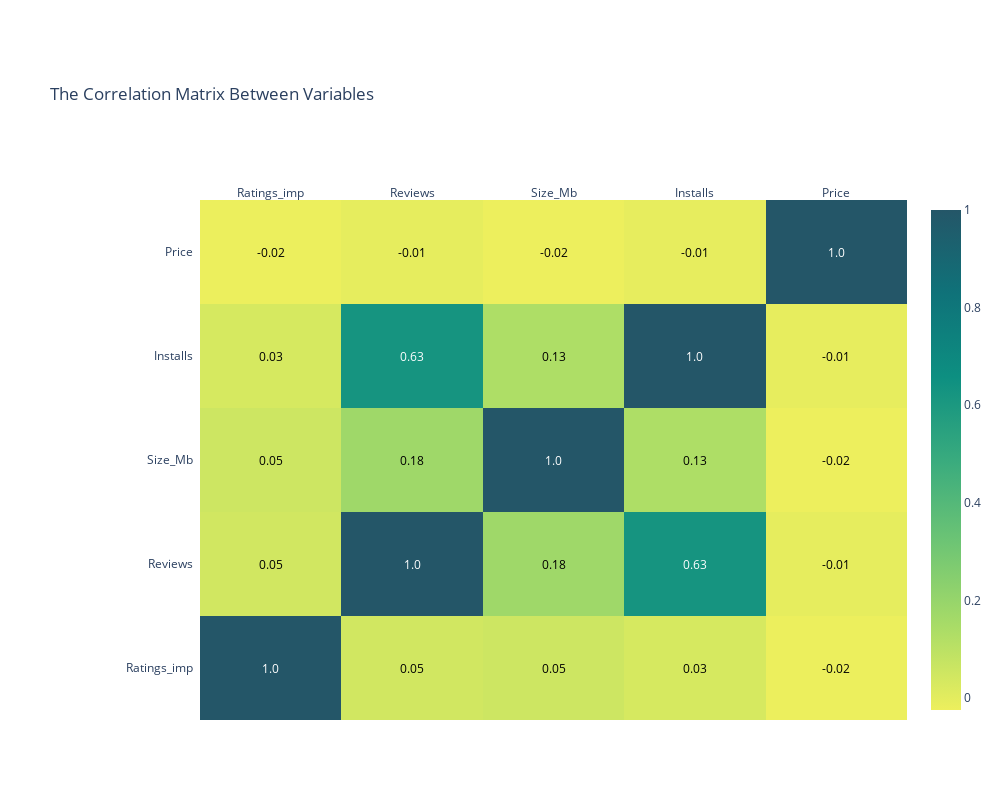

The notebook cell this image was saved under:
### Markdown cell above
## Correlation between the variables

### Code cell
import plotly.figure_factory as ff
from plotly.offline import iplot, init_notebook_mode
init_notebook_mode(connected=True)

variables = ["Ratings_imp", "Reviews", "Size_Mb", "Installs", "Price"]
corrs = store_df[variables].corr()

figure = ff.create_annotated_heatmap(
    z=corrs.values,
    x=list(corrs.columns),
    y=list(corrs.index),
    colorscale='Aggrnyl',
    annotation_text=corrs.round(2).values,
    showscale=True, reversescale=True )

figure.layout.margin = dict(l=200, t=200)
figure.layout.height = 800
figure.layout.width = 1000
figure.update_layout(title_text = "The Correlation Matrix Between Variables")
#figure.write_image("/home/han/Projects/Android_apps/Graphs/correlation_matrix.png")
iplot(figure)

### Figure 1 — Plotly figure (JSON) as saved in the notebook; plotly's stock layout.template omitted (floating-point values rounded to 4 significant figures)
{"data": [{"colorscale": [[0, "rgb(36, 86, 104)"], [0.1667, "rgb(15, 114, 121)"], [0.3333, "rgb(13, 143, 129)"], [0.5, "rgb(57, 171, 126)"], [0.6667, "rgb(110, 197, 116)"], [0.8333, "rgb(169, 220, 103)"], [1, "rgb(237, 239, 93)"]], "reversescale": true, "showscale": true, "type": "heatmap", "x": ["Ratings_imp", "Reviews", "Size_Mb", "Installs", "Price"], "y": ["Ratings_imp", "Reviews", "Size_Mb", "Installs", "Price"], "z": [[1, 0.04546, 0.05492, 0.03292, -0.02144], [0.04546, 1, 0.1768, 0.6252, -0.007597], [0.05492, 0.1768, 1, 0.1327, -0.02425], [0.03292, 0.6252, 0.1327, 1, -0.009404], [-0.02144, -0.007597, -0.02425, -0.009404, 1]]}], "layout": {"annotations": [{"font": {"color": "#FFFFFF"}, "showarrow": false, "text": "1.0", "x": "Ratings_imp", "xref": "x", "y": "Ratings_imp", "yref": "y"}, {"font": {"color": "#000000"}, "showarrow": false, "text": "0.05", "x": "Reviews", "xref": "x", "y": "Ratings_imp", "yref": "y"}, {"font": {"color": "#000000"}, "showarrow": false, "text": "0.05", "x": "Size_Mb", "xref": "x", "y": "Ratings_imp", "yref": "y"}, {"font": {"color": "#000000"}, "showarrow": false, "text": "0.03", "x": "Installs", "xref": "x", "y": "Ratings_imp", "yref": "y"}, {"font": {"color": "#000000"}, "showarrow": false, "text": "-0.02", "x": "Price", "xref": "x", "y": "Ratings_imp", "yref": "y"}, {"font": {"color": "#000000"}, "showarrow": false, "text": "0.05", "x": "Ratings_imp", "xref": "x", "y": "Reviews", "yref": "y"}, {"font": {"color": "#FFFFFF"}, "showarrow": false, "text": "1.0", "x": "Reviews", "xref": "x", "y": "Reviews", "yref": "y"}, {"font": {"color": "#000000"}, "showarrow": false, "text": "0.18", "x": "Size_Mb", "xref": "x", "y": "Reviews", "yref": "y"}, {"font": {"color": "#FFFFFF"}, "showarrow": false, "text": "0.63", "x": "Installs", "xref": "x", "y": "Reviews", "yref": "y"}, {"font": {"color": "#000000"}, "showarrow": false, "text": "-0.01", "x": "Price", "xref": "x", "y": "Reviews", "yref": "y"}, {"font": {"color": "#000000"}, "showarrow": false, "text": "0.05", "x": "Ratings_imp", "xref": "x", "y": "Size_Mb", "yref": "y"}, {"font": {"color": "#000000"}, "showarrow": false, "text": "0.18", "x": "Reviews", "xref": "x", "y": "Size_Mb", "yref": "y"}, {"font": {"color": "#FFFFFF"}, "showarrow": false, "text": "1.0", "x": "Size_Mb", "xref": "x", "y": "Size_Mb", "yref": "y"}, {"font": {"color": "#000000"}, "showarrow": false, "text": "0.13", "x": "Installs", "xref": "x", "y": "Size_Mb", "yref": "y"}, {"font": {"color": "#000000"}, "showarrow": false, "text": "-0.02", "x": "Price", "xref": "x", "y": "Size_Mb", "yref": "y"}, {"font": {"color": "#000000"}, "showarrow": false, "text": "0.03", "x": "Ratings_imp", "xref": "x", "y": "Installs", "yref": "y"}, {"font": {"color": "#FFFFFF"}, "showarrow": false, "text": "0.63", "x": "Reviews", "xref": "x", "y": "Installs", "yref": "y"}, {"font": {"color": "#000000"}, "showarrow": false, "text": "0.13", "x": "Size_Mb", "xref": "x", "y": "Installs", "yref": "y"}, {"font": {"color": "#FFFFFF"}, "showarrow": false, "text": "1.0", "x": "Installs", "xref": "x", "y": "Installs", "yref": "y"}, {"font": {"color": "#000000"}, "showarrow": false, "text": "-0.01", "x": "Price", "xref": "x", "y": "Installs", "yref": "y"}, {"font": {"color": "#000000"}, "showarrow": false, "text": "-0.02", "x": "Ratings_imp", "xref": "x", "y": "Price", "yref": "y"}, {"font": {"color": "#000000"}, "showarrow": false, "text": "-0.01", "x": "Reviews", "xref": "x", "y": "Price", "yref": "y"}, {"font": {"color": "#000000"}, "showarrow": false, "text": "-0.02", "x": "Size_Mb", "xref": "x", "y": "Price", "yref": "y"}, {"font": {"color": "#000000"}, "showarrow": false, "text": "-0.01", "x": "Installs", "xref": "x", "y": "Price", "yref": "y"}, {"font": {"color": "#FFFFFF"}, "showarrow": false, "text": "1.0", "x": "Price", "xref": "x", "y": "Price", "yref": "y"}], "height": 800, "margin": {"l": 200, "t": 200}, "title": {"text": "The Correlation Matrix Between Variables"}, "width": 1000, "xaxis": {"autorange": true, "dtick": 1, "gridcolor": "rgb(0, 0, 0)", "range": [-0.5, 4.5], "side": "top", "ticks": "", "type": "category"}, "yaxis": {"autorange": true, "dtick": 1, "range": [-0.5, 4.5], "ticks": "", "ticksuffix": "  ", "type": "category"}}}
